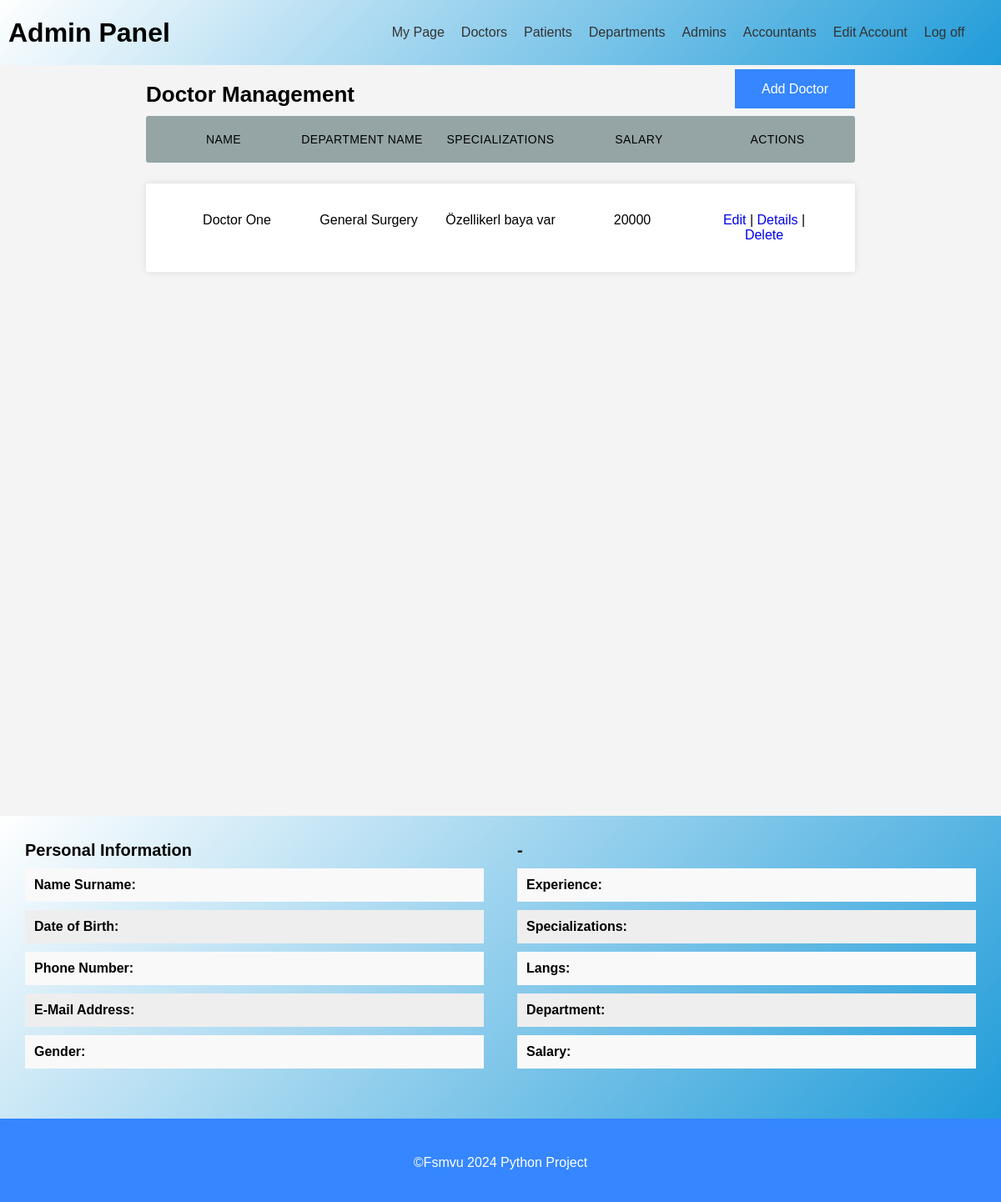
The app's page /Doctors/ (signed in), older data.
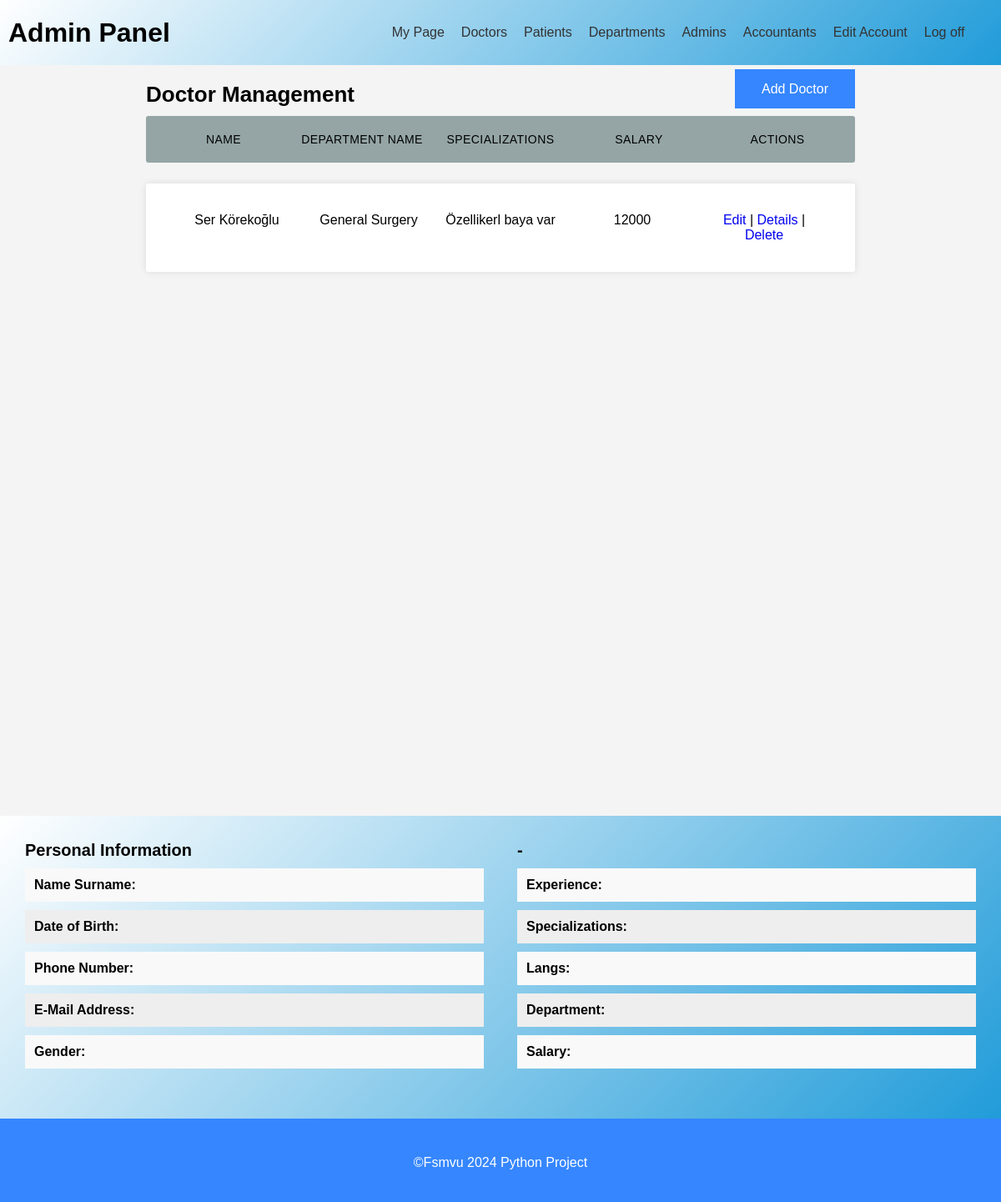
The same page, newer data.
### doctor/models.py (models this page shows, shortened)
class Doctor(models.Model):
    ID = models.BigAutoField(primary_key=True)
    User = models.ForeignKey(settings.AUTH_USER_MODEL,on_delete=models.CASCADE,blank=True, null=True)
    DateOfBirth = models.DateField(verbose_name="Date of Birth")
    Gender = models.CharField(max_length=1, choices=GENDER_CHOICES,verbose_name="Gender")
    Phone = models.CharField(max_length=11,verbose_name="Phone")
    Salary = models.IntegerField(verbose_name="Salary")
    Specializations = models.CharField(max_length=300,verbose_name="Specializations")
    Experience = models.TextField(verbose_name="Experience")
    Languages = models.CharField(max_length=300,verbose_name="Languages")
    Department = models.ForeignKey(Department, on_delete=models.SET_DEFAULT,default=1,verbose_name="Department")
    IsVisible = models.BooleanField(default=True)
    class Meta:
        db_table = "doctor"

### department/models.py (models this page shows, shortened)
class Department(models.Model):
    ID = models.BigAutoField(primary_key=True)
    Name = models.CharField(max_length=100,verbose_name="Department Name")
    PriceUnit =  models.IntegerField(verbose_name="Price Unit")
    class Meta:
        db_table = "department"

### doctor/views.py (the view)
# urls.py: path('',views.home,name=""),
@login_required
@user_passes_test(lambda u: is_member(u,["Admin","Accountant"]))
def home(request):
    context ={}
    context["dataset"] = Doctor.objects.filter(IsVisible=True)
    return render(request, "doctor/home.html", context)

### doctor/views.py (called while the page is built)
def is_member(user, listgroup):
    return user.groups.filter(name__in=listgroup).exists()

### doctor/templates/doctor/home.html (shortened to what this page needs)
{% extends 'management_base.html' %}
{% load static %}
{% block content %}
  <section id="doktor-yonetimi">
    <div class="container">
      <h2 style="display:inline">Doctor Management</h2>
      {% for group in request.user.groups.all %}
        {% if group.name == 'Admin' %}
          <div class="addButton">
            <a class="addButtonInside" href="/Doctors/Create">Add Doctor</a>
          </div>
        {% endif %}
      {% endfor %}
      <div class="bosluk"></div>
      {% if dataset.count == 0 %}
        <p>No record</p>
      {% else %}
        <ul class="responsive-table">
          <li class="table-header">
            <div class="col col-1">Name</div>
            <div class="col col-2">Department Name</div>
            <div class="col col-3">Specializations</div>
            <div class="col col-3">Salary</div>
            <div class="col col-4">Actions</div>
          </li>
          {% for data in dataset %}
            <li class="table-row">
              <div class="col col-1 nameSurname" data-label="Job Id">{{ data.User.first_name }} {{ data.User.last_name }}</div>
              <div class="col col-2" data-label="Doctor Name">{{ data.Department.Name }}</div>
              <div class="col col-3">{{ data.Specializations }}</div>
              <div class="col col-3">{{ data.Salary }}</div>
              <div class="col col-4" data-label="Operation">
                {% for group in request.user.groups.all %}
                  {% if group.name == 'Accountant' %}
                    <a class="changeSalary" href="/Doctors/ChangeSalary/{{ data.ID }}/">Change Salary</a> |
                    <a class="getDetails" href="/Doctors/Details/{{ data.ID }}/">Details</a>
                  {% else %}
                    <a href="/Doctors/Edit/{{ data.ID }}">Edit</a> |
                    <a class="getDetails" href="/Doctors/Details/{{ data.ID }}/">Details</a>
                    | <a class="delete" href="/Doctors/Delete/{{ data.ID }}/">Delete</a>
                  {% endif %}
                {% endfor %}
              </div>
            </li>
          {% endfor %}
        </ul>
      {% endif %}
    </div>
  </section>
  <div id="ex1" class="modal" style="max-width:initial">
    <section id="ozel-sayfa" style="padding:0;margin-bottom:0">
      <div class="container" style="max-width:initial">
        <div class="kisisel-bilgiler">
          <h3>Personal Information</h3>
          <ul>
            <li class="docNameSurname">
              <span>Name Surname:</span>
            </li>
            <li class="docDoB">
              <span>Date of Birth:</span>
            </li>
            <li class="docNumber">
              <span>Phone Number:</span>
            </li>
            <li class="docEmail">
              <span>E-Mail Address:</span>
            </li>
            <li class="docGender">
              <span>Gender:</span>
            </li>
          </ul>
        </div>
        <div class="hesap-bilgileri">
          <h3>-</h3>
          <ul>
            <li class="docExperience">
              <span>Experience:</span>
            </li>
            <li class="docSpecializations">
              <span>Specializations:</span>
            </li>
            <li class="docLangs">
              <span>Langs:</span>
            </li>
            <li class="docDept">
              <span>Department:</span>
            </li>
            <li class="docSalary">
              <span>Salary:</span>
            </li>
          </ul>
        </div>
      </div>
    </section>
  </div>
{% endblock %}

Row changes from the older to the newer data that the page shows:
changed Doctor "Özellikerl baya var": User.first_name "Doctor" → "Ser"; User.last_name "One" → "Körekoğlu"; Salary "20000" → "12000"
